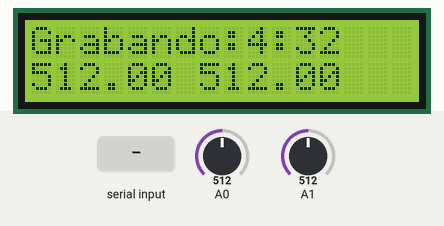
The sketch below on a simulated Arduino Nano, built for the host (arithmetic inside an expression is 32-bit, double 64-bit). Shown: 16×2 character LCD. The test bench sets the inputs (shaded band); at power-on: A0 = 512, A1 = 512. The local clock reads 2024-03-15 10:24:30 at power-on unless the sketch sets it; EEPROM starts erased; what the sketch prints to the serial monitor is not drawn.

Above: at 5.7 s.
5.8 s: A0 set to 716
At 9.1 s:
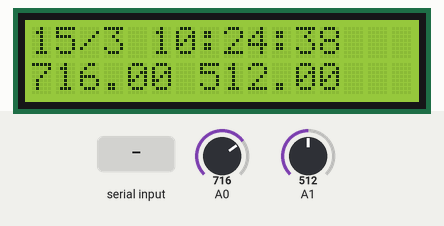
9.9 s: "Borrar\n" received over Serial
At 11.6 s:
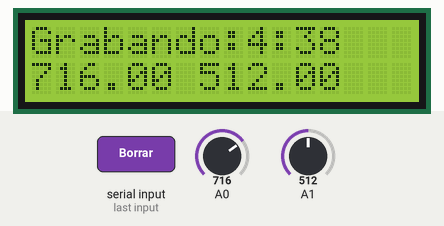
12.8 s: A1 set to 716
At 16.1 s:
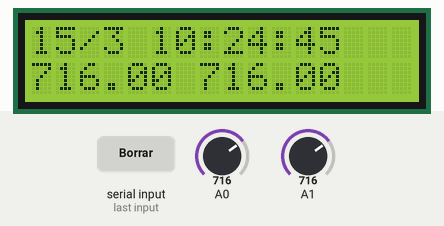
18.8 s: "Debug\n" received over Serial
At 23.1 s:
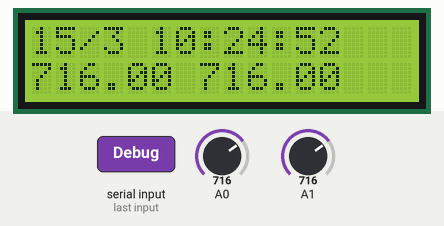
Timing chart, 0 to 23.9 s (numbered marks = the images above; inputs shaded):
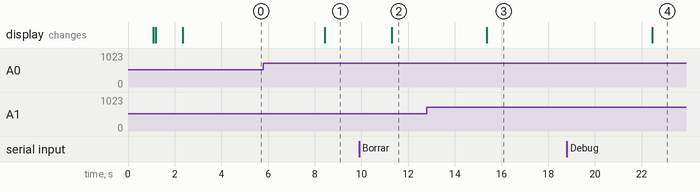

Measured:
- after the input at 5.8 s, the display: changes after 2.6 s (image 1)
- after the input at 9.9 s, the display: changes after 1.4 s (image 2)
- after the input at 12.8 s, the display: changes after 2.6 s (image 3)
- after the input at 18.8 s, the display: changes after 3.7 s (image 4)

The sketch:

AgroLogHumX.ino
```cpp
/*
 * =====================================================================================
 *
 *       Filename:  ROM.ino (AgroLogHum.cxx)
 *
 *    Description:
 *
 *        Version:  1.0
 *        Created:  07/03/22 09:04:33
 *       Revision:  none
 *       Compiler:  gcc
 *          Board:  Arduino nano
 *
 *         Author:  Fernando Monticelli (), Fernando.Monticelli@cern.ch
 *   Organization:  UNLP / UBA
 *
 * =====================================================================================


 Data logger de temperatura y humedad
 */

#include "AgroLogHumX.h"
// ============= Includes ===========

void setup()                    // run once, when the sketch starts
{

    Serial.begin(115200);           // set up Serial library at 115200 bps
    Serial.println("Setting up...");
    //ReiniciarEEPROM(); //<--- Hack para reiniciar la EEPROM

    //if (Serial) Serial.println("LCD...");
    //if (Serial) Serial.println("LCD clear...");
    lcd.clear();
    //if (Serial) Serial.println("LCD begin...");
    lcd.begin(16, 2);
    //if (Serial) Serial.println("LCD print...");
    lcd.print("Setup...");
    lcd.setCursor(0, 1);
    lcd.print(MemoriaTotal);
    lcd.print("B free");

    delay(1000);
    lcd.clear();
    lcd.print("Iniciando reloj");

    Serial.println("Inicializando Reloj...");
    //Inicializamos el RTC
    if (!rtc.begin()){
        lcd.clear();
        lcd.print("Error de reloj");
        Serial.println("ERROR:: Reloj no conectado! O error leyendo el reloj...");
        while(1){
            delay(1000);
        }
    }
    lcd.clear();
    lcd.print("Reloj oK!");
    delay(100);

    // Inicializar el sensor de temperatura
    Serial.println("Inicializando sensor...");
    lcd.print("Iniciando sensor");

    // if (!aht.begin()){
    //     lcd.clear();
    //     lcd.print("Error de sensor");
    //     if (Serial) Serial.println("ERROR:: sensor no conectado! O error leyendo el sensor...");
    //     while(1){
    //       delay(1000);
    //     }
    // }
    // lcd.clear();
    // lcd.print("Sensor OK");
    // delay(100);


    DumpEEPROM();


    lcd.clear();
    lcd.print("hora?");
    Serial.println("Revisando reloj:");
    if (RtcPowerLost()) {
        lcd.setCursor(0, 1);
        lcd.print("ERROR FECHA");
        Serial.println("Pone la fecha:");
        //delay(500);

    }

    //Serial.println("#t,Temp,Hum");  // prints hello with ending line break

}

void loop() {

    //if(m_debug){
    //    Serial.println("Loop()");
    //}

    // Puerto Serie
    if (stringComplete){
        stringComplete = false;
        String Command="";
        String Value = "";
        ReadInput();

        // if (m_debug){
        //     Serial.println("Comando "+Command);
        //     Serial.println("Valor "+String(Value));
        // }
        int Result = Interpret();
        if (Result>0){
            Serial.println("No entendi eso :-P ");
            // Serial.println("Interpret devuelve " + String(Result));
            // Serial.println("ERROR:"+String(Result));
            PrintHelp();
        }
        InputString = "";
    }
    serialEvent();

    // lectura de AHT10
    //sensors_event_t hum, temp;
    // Decirle al sensor que tome los datos
    //aht.getEvent(&hum, &temp);

    float Humedad0 = analogRead(A0);
    float Humedad1 = analogRead(A1);


    // Chequeamos la hora
    // if (m_debug){
    //     Serial.println("Levantando la fecha");
    // }
    HoraFecha = rtc.now(); //obtenemos la hora y fecha actual

    Dato Lectura; // Aca voy a guardar los datos de fecha y huimedad y temperatura

    segundo=HoraFecha.second(); // No lo pongo en dato para que no me llene la EEPROM
    Lectura.Humedad0 = Humedad0;
    Lectura.Humedad1 = Humedad1;
    Lectura.minuto= HoraFecha.minute();
    Lectura.hora= HoraFecha.hour();
    Lectura.dia= HoraFecha.day();
    Lectura.mes= HoraFecha.month();
    Lectura.anio= HoraFecha.year()-2000;
    //diaDeLaSemana=HoraFecha.dayOfTheWeek();


    if (Evento%MostrarCada == 0) {
        MostrarDato(Lectura);
        //Serial.print(String(Lectura.anio));
        //Serial.print("/");
        //Serial.print(String(Lectura.mes));
        //Serial.print("/");
        //Serial.print(String(Lectura.dia));
        //Serial.print(" ");
        //Serial.print(String(Lectura.hora));
        //Serial.print(":");
        //Serial.print(String(Lectura.minuto));
        //Serial.print(":");
        //Serial.print(String(segundo));
        //Serial.print(",");
        //Serial.print(Lectura.Temperatura);
        //Serial.print(",");
        //Serial.println(Lectura.Humedad);
    }

    if (Evento%(MostrarCada/10) == 0) {
        // if (m_debug){
        //     Serial.println("Actualizando lcd:");
        // }

        lcd.clear();
        lcd.begin(16, 2);
        lcd.setCursor(0, 0);

        if(ErrorFecha){
            lcd.print("Error Fecha");
        } else {

            lcd.print(String(Lectura.dia));
            lcd.print("/");
            lcd.print(String(Lectura.mes));
            lcd.print(" ");
            if (Lectura.hora<10) lcd.print("0");
            lcd.print(String(Lectura.hora));
            lcd.print(":");
            if (Lectura.minuto<10) lcd.print("0");
            lcd.print(String(Lectura.minuto));
            lcd.print(":");
            if (segundo<10) lcd.print("0");
            lcd.print(String(segundo));
        }

        lcd.setCursor(0, 1);
        lcd.print(Lectura.Humedad0);
        lcd.print(" ");
        lcd.print(Lectura.Humedad1);
        lcd.print(" ");
    }

    // Primero chequeamos que no tengamos una medición hecha en el futuro:
    Dato LecturaAnterior;
    EEPROM.get(2+Posicion*sizeof(Dato), LecturaAnterior);
    DateTime EstaMedida(Lectura.anio, Lectura.mes, Lectura.dia, Lectura.hora, Lectura.minuto, segundo);
    //DateTime UltimaMedidaGuardada(EEPROM[2+Posicion*sizeof(Dato)], EEPROM[2+Posicion*sizeof(Dato)+1], EEPROM[2+Posicion*sizeof(Dato)+2], EEPROM[2+Posicion*sizeof(Dato)+3], EEPROM[2+Posicion*sizeof(Dato)+4], 0);
    DateTime MedidaAnterior(LecturaAnterior.anio, LecturaAnterior.mes, LecturaAnterior.dia, LecturaAnterior.hora, LecturaAnterior.minuto, segundo);
    // if (m_debug){
    //     Serial.println("Esta Medida:");
    //     MostrarDato(Lectura);
    //     Serial.print("Ultima Medida Guardada, Posicion ");

    //     Serial.println(Posicion);
    //     MostrarDato(LecturaAnterior);
    // }

    TimeSpan Diff = EstaMedida - MedidaAnterior  ;

    // if (m_debug){
    //     Serial.print("Sec Diff= ");
    //     Serial.println(Diff.totalseconds());
    // }

    //ErrorFecha = false;

    //if (Diff.totalseconds() <= 0) {
    //    ErrorFecha = true;
    //}

    // Ahora revisar si hay que guardar en la EEPROM
    if (!ErrorFecha && (Diff.totalseconds() > UnaMedidaCada*UnidadTiempoDeEspera || EstaVacia(LecturaAnterior))){
        //if (JustWokeUp){
        //    Serial.println("OK es la primera medida desde q me desperté... Algo pasó... Me colgué?");
        //}
        GrabarDatoEnEEPROM(Lectura);
    }


    delay(1000);
    Evento+=1;
    // if(m_debug){
    //     Serial.println();
    // }

//    JustWokeUp = false;
}

bool EstaVacia(Dato Lectura){
    bool vacio = false;
    if ( Lectura.minuto + Lectura.hora + Lectura.dia + Lectura.mes + Lectura.anio  < 5 ){
        vacio = true;
    }
    return(vacio);

}

void ReiniciarEEPROM(){

    // Pone todos los registros de la eeprom en valores por defecto.
    // Datos en 0
    // Posicion en 0 y UnaMedidaCada en 4

    EEPROM[0] = 0;
    Posicion = 0;
    EEPROM[1] = 4;

    int idx = 2;
    while ( idx < MemoriaTotal) {
        Serial.print(idx);
        Serial.print("/");
        Serial.println(MemoriaTotal);
        EEPROM[idx] = 0;
        idx++;
        //delay(100);
    }
}


void MostrarDato(Dato Lectura){

    Serial.print(Lectura.anio);
    Serial.print("/");
    if (Lectura.mes<10) Serial.print("0");
    Serial.print(Lectura.mes);
    Serial.print("/");
    if (Lectura.dia<10) Serial.print("0");
    Serial.print(Lectura.dia);
    Serial.print(",");
    if (Lectura.hora<10) Serial.print("0");
    Serial.print(Lectura.hora);
    Serial.print(":");
    if (Lectura.minuto<10) Serial.print("0");
    Serial.print(Lectura.minuto);
    Serial.print(":00,");
    Serial.print(Lectura.Humedad0);
    Serial.print(",");
    Serial.println(Lectura.Humedad1);


}

void GrabarDatoEnEEPROM(Dato Lectura){
    Serial.print("Grabando en memoria  ");
    // Primero aumento el valor de la posición. Voy a escribir en el SIGUIENTE bloque
    Posicion = EEPROM[0]+1;
    // si la posición que se quiere grabar es mayor a 50, entonces la pone en 0
    if (2+Posicion*sizeof(Dato)>MemoriaTotal){
        Posicion=0;
    }
    EEPROM[0] = Posicion;
    Serial.println(Posicion);


    EEPROM.put(2+Posicion*sizeof(Dato), Lectura);
    lcd.setCursor(0, 0);
    lcd.print("Grabando:");

    MostrarDato(Lectura);

}


int ValorHastaComa(){
    int resultado = -1;


    int idx = Valor.indexOf(",");
    //if(m_debug) Serial.print("idx = ");
    //if(m_debug) Serial.println(idx);
    if (idx>0){
        // if(m_debug) Serial.print("Valor Leido = ");
        String v_res = Valor.substring(0,idx);
        String ValorNuevo = Valor.substring(idx+1);
        Valor = ValorNuevo;
        // if(m_debug) Serial.println(v_res);
        resultado = v_res.toInt();
        // if(m_debug) Serial.println(resultado);
        // if(m_debug) Serial.println("Valor = "+Valor);
    } else {
        Serial.println("Algo esta mal:");
        Serial.println(Valor);
    }
    return(resultado);
}

//void ParseFecha(String Valor){
//    //if (m_debug){
//        Serial.print("Parse Fecha, FechaIdx = ");
//        Serial.println(FechaIdx);
//    //}
//    if (FechaIdx >= 5){
//        FechaIdx=0;
//        Serial.println("Return PareseFecha");
//        return;
//    }
//
//    int idx = Valor.indexOf(",");
//    Serial.print("idx = ");
//    Serial.println(idx);
//    if (idx>0){
//        Serial.print("NuevaFecha[FechaIdx] = ");
//        Serial.println(NuevaFecha[FechaIdx]);
//        NuevaFecha[FechaIdx] = Valor.substring(0,idx).toInt();
//        Serial.print("valor = ");
//        Serial.println(Valor);
//        Valor = Valor.substring(idx+1);
//        FechaIdx++;
//        ParseFecha(Valor);
//    }
//}

bool RtcPowerLost(){

    segundo=rtc.now().second();

    // Esperamos 2 segundos. Si los segundos siguen dando igual, entonces se perdió la energía)
    delay(1100);

    ErrorFecha = false;
    if (segundo - rtc.now().second() == 0) {
        //rtc.adjust(DateTime(2022,3,16,7,4));
        ErrorFecha = true;
    }
    return(ErrorFecha);

}


void PrintHelp(){
    Serial.println("Acá tengo que mostrar los comandos posibles:");
    //Serial.println("============================================");
    Serial.println("Fecha <Año>,<Mes>,<Día>,<Hora>,<Minuto>,<Segundo> -> Pone la fecha");
    Serial.println("Log    -> muestra datos de la memoria");
    Serial.println("Borrar    -> Borra la memoria");
//    Serial.println("Debug   -> Muestra en pantalla un montón de giladas para depurar el programa");
    Serial.println("CadaHoras <Horas> -> Graba cada <Horas> horas");
//    Serial.println("CadaMinutos <Minutos> -> Graba en memoria una medida cada <Minutos> minutos");
    Serial.println();
    //

}
void ReadInput(){
    int idx = InputString.indexOf(" ");
    // if (m_debug){
    //     Serial.println("ReadInput = "+InputString);
    //     Serial.println(" idx  = "+String(idx));
    // }


    Command = InputString.substring(0,idx);
    Valor = InputString.substring(idx+1);

    // if (m_debug){
    //     Serial.println(" Command = " + Command);
    //     Serial.println(" arg  = " + Valor);
    // }
}

void serialEvent() {
    if (m_debug){
        Serial.println("serialEvent()");
    }
    while (Serial.available()) {
        // get the new byte:
        char inChar = (char)Serial.read();
        Serial.print(inChar);
        // add it to the InputString:

        // if the incoming character is a newline, set a flag so the main loop can
        // do something about it:
        if (inChar == '\n' ||inChar == '\r' ) {
            stringComplete = true;
            Serial.println();
        } else {
            InputString += inChar;
        }
    }
}
int Interpret(){
    // Return codes:
    // 0  -> All OK
    // 1  -> Didnt recognize the command
    // 2  -> Command was recognized but expected a value
    int Resultado = 0;


    if (Command=="Debug"){
        // Switch Debug Flag
        if (m_debug){
            m_debug=false;
            Serial.print("Debug = NO");
            delay(1000);
        } else {
            m_debug=true;
            Serial.print("Debug = Sí");
            delay(1000);
        }
    }else if (Command == "Fecha" ){
        // La fecha tiene que ser del modo
        // Año,mes,dia,hora,min,seg


        int m_anio = ValorHastaComa();
        if (m_anio  < 0 ) return(1);
        int m_mes = ValorHastaComa();
        if (m_mes  < 0 ) return(1);
        int m_dia = ValorHastaComa();
        if (m_dia  < 0 ) return(1);
        int m_hora = ValorHastaComa();
        if (m_hora  < 0 ) return(1);
        int m_min = ValorHastaComa();
        if (m_min  < 0 ) return(1);
        int m_seg = Valor.toInt();
        if (m_seg  < 0 ) return(1);

        rtc.adjust(DateTime( m_anio, m_mes, m_dia, m_hora, m_min, m_seg));
        ErrorFecha = false;
        FechaIdx=0;

    }else if( Command == "Log"){
        // Arrancar con la posición actual +1 (que es el dato más viejo) e imprimirlos a todos
        int TotalDatos = MemoriaTotal / sizeof(Dato)  ;
        if (m_debug){
            Serial.print("sizeof(Dato) = ");
            Serial.print( sizeof(Dato) );
            Serial.print("Datos en EEPROM = ");
            Serial.println( TotalDatos );
            Serial.print("EEPROM[0] = ");
            Serial.println( EEPROM[0] );

            Serial.print("EEPROM[1] = ");
            Serial.println( EEPROM[1] );

        }
        int m_posicion=EEPROM[0];
        Serial.println("#Fecha,Humedad0,Humedad1");
        for (unsigned int i=0; i<TotalDatos; i++){
            m_posicion ++;
            if (m_posicion > TotalDatos){
                m_posicion -= TotalDatos;
            }
            Dato m_DatoEprom;
            EEPROM.get(2+m_posicion*sizeof(Dato), m_DatoEprom);
            if (!EstaVacia(m_DatoEprom)){
                if (m_debug){
                    Serial.print(i);
                    Serial.print(" ");
                    Serial.print(m_posicion);
                    Serial.print(" ");
                }
                MostrarDato(m_DatoEprom);
            }

        }
    } else if(Command == "Borrar") {
        Serial.println("Borrando la EEPROM");
        ReiniciarEEPROM();
    }else if (Command == "CadaHoras"){
        int m_horas = Valor.toInt();
        if (m_horas <=0){
            Serial.print("Mmmm no entendi cada cuantas horas querés que guarde los datos: \" ");
            Serial.print(Valor);
            Serial.println("\"");
            Resultado=1;
        } else {
            UnaMedidaCada = m_horas;
            EEPROM[1] = UnaMedidaCada;
            UnidadTiempoDeEspera = 3600;

        }
    } else if (Command == "CadaMinutos"){
        int m_minutos = Valor.toInt();
        if (m_minutos <=0){
            Serial.print("Mmmm no entendi cada cuantos minutos querés que guarde los datos: \" ");
            Serial.print(Valor);
            Serial.println("\"");
            Resultado=1;
        } else {
            UnaMedidaCada = m_minutos;
            EEPROM[1] = UnaMedidaCada;
            UnidadTiempoDeEspera = 60;
        }

    } else {
        Resultado = 1;
    }
    return(Resultado);
}


void DumpEEPROM(){
    Serial.print("[0] = ");
    Posicion=EEPROM[0]; // Levanta la posicion de la ultima lectura
    Serial.println(Posicion);

    UnaMedidaCada = EEPROM[1];
    Serial.print("[1] = ");
    Serial.println(UnaMedidaCada);
}
```

Source omitted: AgroLogHumX.h (3666 bytes)
